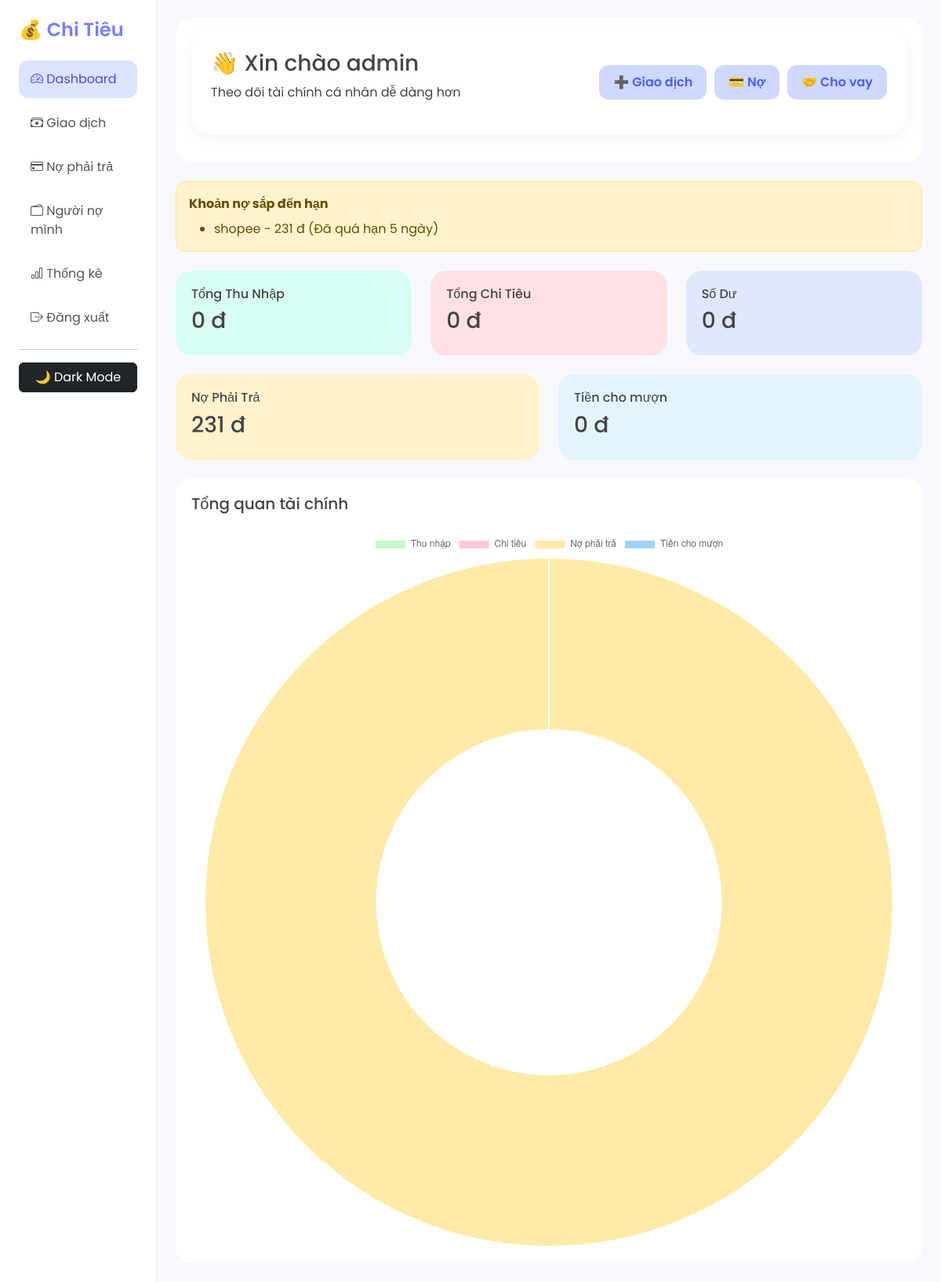
The page /dashboard (signed in) on the database its author committed.
### tables this page shows
CREATE TABLE DebtPay
    (
        DebtID INTEGER PRIMARY KEY AUTOINCREMENT,
        PersonName TEXT,
        Amount REAL,
        DueDate TEXT,
        Status TEXT DEFAULT 'Unpaid',
        Note TEXT
    );

### app.py (the view)
@app.route("/dashboard")
def dashboard():
    if not login_required():
        return redirect(url_for("login"))
    income = get_total_income()
    expense = get_total_expense()
    debt_pay = get_total_debt_pay()
    debt_receive = get_total_debt_receive()
    balance = income - expense
    warnings = get_due_debts()
    return render_template(
        "index.html",
        income=income,
        expense=expense,
        debt_pay=debt_pay,
        debt_receive=debt_receive,
        balance=balance,
        warnings=warnings
    )

### app.py (called while the page is built)
def login_required():
    return "user" in session

### database.py (called while the page is built)
def get_connection():
    conn = sqlite3.connect(DATABASE)
    conn.row_factory = sqlite3.Row
    return conn

def get_total_income():
    conn = get_connection()
    cursor = conn.cursor()
    cursor.execute("""
        SELECT COALESCE(
            SUM(Amount),
            0
        )
        FROM Transactions
        WHERE Type='Income'
    """)
    result = cursor.fetchone()[0]
    conn.close()
    return result

def get_total_expense():
    conn = get_connection()
    cursor = conn.cursor()
    cursor.execute("""
        SELECT COALESCE(
            SUM(Amount),
            0
        )
        FROM Transactions
        WHERE Type='Expense'
    """)
    result = cursor.fetchone()[0]
    conn.close()
    return result

def get_total_debt_pay():
    conn = get_connection()
    cursor = conn.cursor()
    cursor.execute("""
        SELECT COALESCE(
            SUM(Amount),
            0
        )
        FROM DebtPay
        WHERE Status='Unpaid'
    """)
    result = cursor.fetchone()[0]
    conn.close()
    return result

def get_total_debt_receive():
    conn = get_connection()
    cursor = conn.cursor()
    cursor.execute("""
        SELECT COALESCE(
            SUM(Amount),
            0
        )
        FROM DebtReceive
        WHERE Status='Uncollected'
    """)
    result = cursor.fetchone()[0]
    conn.close()
    return result

def get_due_debts():
    conn = get_connection()
    cursor = conn.cursor()
    cursor.execute("""
        SELECT *
        FROM DebtPay
        WHERE Status='Unpaid'
    """)
    debts = cursor.fetchall()
    conn.close()
    warning_list = []
    today = date.today()
    for debt in debts:
        try:
            due_date = date.fromisoformat(
                debt["DueDate"]
            )
            days_left = (
                due_date - today
            ).days
            if days_left <= 3:
                warning_list.append(
                    (
                        debt["PersonName"],
                        debt["Amount"],
                        days_left
                    )
                )
        except:
            pass
    return warning_list

### templates/index.html (shortened to what this page needs)
<!doctype html>
<html lang="vi">
  <head>
    <link
      rel="stylesheet"
      href="https://cdn.jsdelivr.net/npm/bootstrap-icons@1.11.3/font/bootstrap-icons.min.css" />
    <link
      href="https://cdn.jsdelivr.net/npm/bootstrap@5.3.3/dist/css/bootstrap.min.css"
      rel="stylesheet" />
    <link
      rel="stylesheet"
      href="{{ url_for('static', filename='css/style.css') }}" />
  </head>
  <body id="body">
    <div class="container-fluid">
      <div class="row">
        <div class="col-md-2 sidebar p-4" id="sidebar">
          <h4 class="sidebar-title mb-4">💰 Chi Tiêu</h4>
          <a href="/dashboard" class="active">
            <i class="bi bi-speedometer2"></i>
            Dashboard
          </a>
          <a href="/transactions">
            <i class="bi bi-cash-stack"></i>
            Giao dịch
          </a>
          <a href="/debt-pay">
            <i class="bi bi-credit-card"></i>
            Nợ phải trả
          </a>
          <a href="/debt-receive">
            <i class="bi bi-wallet2"></i>
            Người nợ mình
          </a>
          <a href="/report">
            <i class="bi bi-bar-chart"></i>
            Thống kê
          </a>
          <a href="/logout">
            <i class="bi bi-box-arrow-right"></i>
            Đăng xuất
          </a>
          <hr />
          <button id="darkBtn" class="btn btn-dark w-100">🌙 Dark Mode</button>
        </div>
        <div class="col-md-10 p-4 main-content">
          <div class="topbar">
            <div class="welcome-box">
              <div>
                <h3>👋 Xin chào {{ session.user }}</h3>
                <p>Theo dõi tài chính cá nhân dễ dàng hơn</p>
              </div>
              <div class="quick-actions">
                <a href="/transactions" class="btn-pastel"> ➕ Giao dịch </a>
                <a href="/debt-pay" class="btn-pastel"> 💳 Nợ </a>
                <a href="/debt-receive" class="btn-pastel"> 🤝 Cho vay </a>
              </div>
            </div>
          </div>
          {% if warnings %}
          <div class="alert alert-warning mb-4">
            <strong> Khoản nợ sắp đến hạn </strong>
            <ul class="mb-0 mt-2">
              {% for debt in warnings %}
              <li>
                {{ debt[0] }} - {{ "{:,.0f}".format(debt[1]) }} đ {% if debt[2]
                < 0 %} (Đã quá hạn {{ debt[2] | abs }} ngày) {% else %} (Còn {{
                debt[2] }} ngày) {% endif %}
              </li>
              {% endfor %}
            </ul>
          </div>
          {% endif %}
          <div class="row g-4">
            <div class="col-md-4">
              <div class="stat-card card-income">
                <h6>Tổng Thu Nhập</h6>
                <h3>{{ "{:,.0f}".format(income) }} đ</h3>
              </div>
            </div>
            <div class="col-md-4">
              <div class="stat-card card-expense">
                <h6>Tổng Chi Tiêu</h6>
                <h3>{{ "{:,.0f}".format(expense) }} đ</h3>
              </div>
            </div>
            <div class="col-md-4">
              <div class="stat-card card-balance">
                <h6>Số Dư</h6>
                <h3>{{ "{:,.0f}".format(balance) }} đ</h3>
              </div>
            </div>
            <div class="col-md-6">
              <div class="stat-card card-debt">
                <h6>Nợ Phải Trả</h6>
                <h3>{{ "{:,.0f}".format(debt_pay) }} đ</h3>
              </div>
            </div>
            <div class="col-md-6">
              <div class="stat-card card-receive">
                <h6>Tiền cho mượn</h6>
                <h3>{{ "{:,.0f}".format(debt_receive) }} đ</h3>
              </div>
            </div>
          </div>
          <div class="chart-card mt-4">
            <h5 class="mb-4">Tổng quan tài chính</h5>
            <canvas id="dashboardChart"></canvas>
          </div>
        </div>
      </div>
    </div>
    <script>
      const ctx = document.getElementById("dashboardChart");
      new Chart(ctx, {
          type: "doughnut",
          data: {
              labels: [
                  "Thu nhập",
                  "Chi tiêu",
                  "Nợ phải trả",
                  "Tiền cho mượn"
              ],
              datasets: [
                  {
                      data: [
                          {{ income }},
                          {{ expense }},
                          {{ debt_pay }},
                          {{ debt_receive }}
                      ],
                      backgroundColor: [
                          "#c7f9cc",
                          "#ffc8dd",
                          "#ffeaa7",
                          "#a2d2ff"
                      ]
                  }
              ]
          },
          options: {
              responsive: true,
              plugins: {
                  legend: {
                      position: "top"
                  }
              }
          }
      });
    </script>
  </body>
</html>

### static/css/style.css (style rules this page uses)
* { margin: 0; padding: 0; box-sizing: border-box; font-family: "Poppins", sans-serif; }
body { background: #f8f9ff; color: #444; }
.btn-pastel { background: #b8c0ff; border: none; color: white; font-weight: 600; padding: 12px; border-radius: 12px; transition: 0.3s; }
.sidebar { min-height: 100vh; background: #ffffff; border-right: 1px solid #ececec; }
.sidebar-title { color: #7b7ff6; font-weight: 600; }
.sidebar a { display: block; text-decoration: none; color: #555; padding: 12px 15px; border-radius: 12px; margin-bottom: 8px; transition: 0.3s; }
.sidebar .active { background: #dbe4ff; color: #4f46e5; }
.stat-card { padding: 20px; border-radius: 20px; color: #444; }
.card-income { background: #d8fff0; }
.card-expense { background: #ffe0e6; }
.card-balance { background: #e0e7ff; }
.card-debt { background: #fff3cd; }
.card-receive { background: #e2f5ff; }
.topbar { background: white; border-radius: 20px; padding: 15px 20px; margin-bottom: 25px; }
.chart-card { background: white; border-radius: 20px; padding: 20px; }
.alert { border-radius: 12px; }
.welcome-box { background: white; padding: 25px; border-radius: 24px; margin-bottom: 20px; display: flex; justify-content: space-between; align-items: center; flex-wrap: wrap; box-shadow: 0 5px 20px rgba(0, 0, 0, 0.05); }
.quick-actions { display: flex; gap: 10px; flex-wrap: wrap; }
.btn-pastel { background: #cfd8ff; color: #4b5cff; text-decoration: none; padding: 10px 18px; border-radius: 12px; font-weight: 600; }

### rows shown on the page
DebtPay: PersonName "shopee", Amount "231", debt "5"

### other values the page prints
{{ session.user }} "admin"
{{ "{:,.0f}".format(income) }} "0"
{{ "{:,.0f}".format(expense) }} "0"
{{ "{:,.0f}".format(balance) }} "0"
{{ "{:,.0f}".format(debt_pay) }} "231"
{{ "{:,.0f}".format(debt_receive) }} "0"
chart data {{ income }} 0
chart data {{ expense }} 0
chart data {{ debt_receive }} 0
